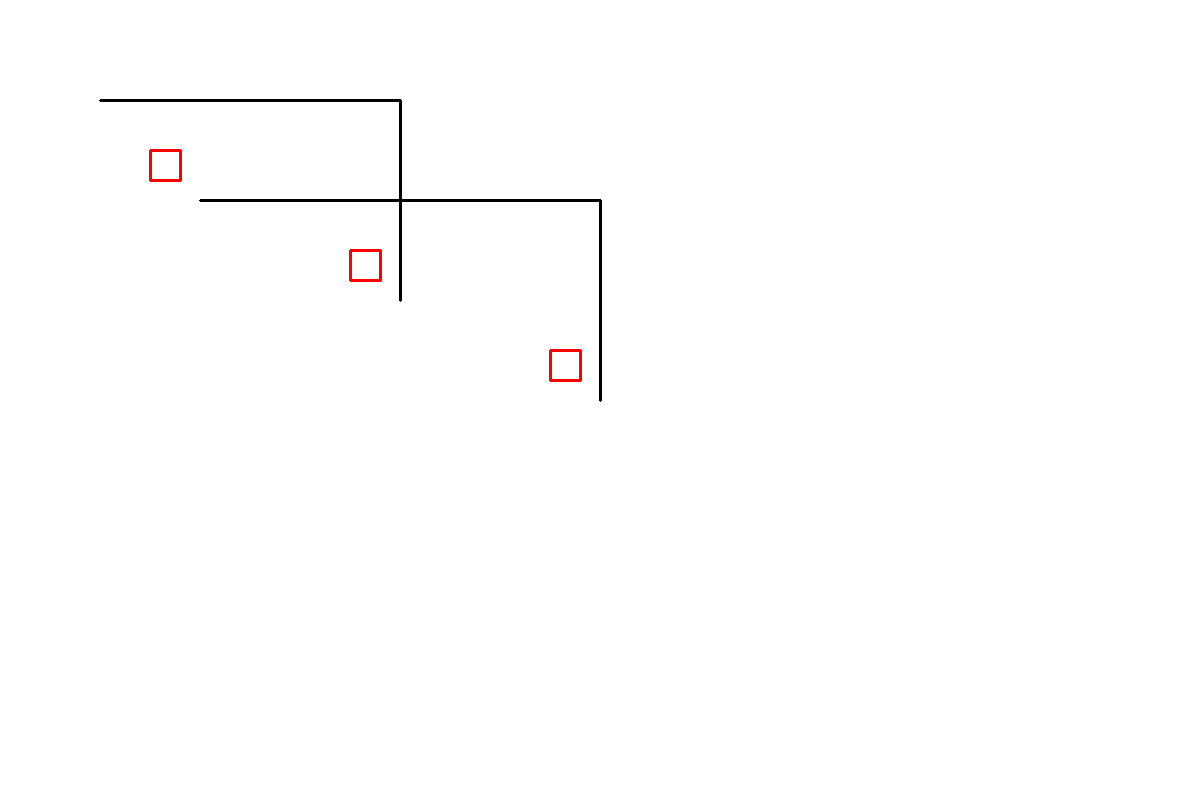
#> input picture test_pid.png, 1200 x 800 px, found by its file name
$ python test_pipeline.py
#> lines starting #> are read from the running program, lines starting #| are printed output that depends on the picture; after the words box and inside, x2 and y2 are one past the last pixel; in counts of white or black regions, pixels touching at a corner belong together
### code/line_detection.py
import cv2
import numpy as np
from typing import List, Tuple, Dict

def detect_lines(image_path: str) -> Tuple[List[Dict], List[Tuple[float, float]]]:
    """
    Enhanced line detection using improved Hough Transform with better parameters
    and multi-scale detection for more accurate results.
    """
#> called with image_path = '/workspace/test_pid.png'
    # Load image in color to preserve more information
    image = cv2.imread(image_path)
#> image is the input picture: shape (800, 1200, 3); mean B, G, R 253.8, 253.8, 254.1
    if image is None:
        raise ValueError(f"Could not load image from {image_path}")

    # Convert to grayscale
    gray = cv2.cvtColor(image, cv2.COLOR_BGR2GRAY)

    # Apply Gaussian blur to reduce noise
    blurred = cv2.GaussianBlur(gray, (5, 5), 0)

    # Apply adaptive thresholding for better edge detection
    edges = cv2.Canny(blurred, 30, 100, apertureSize=3)
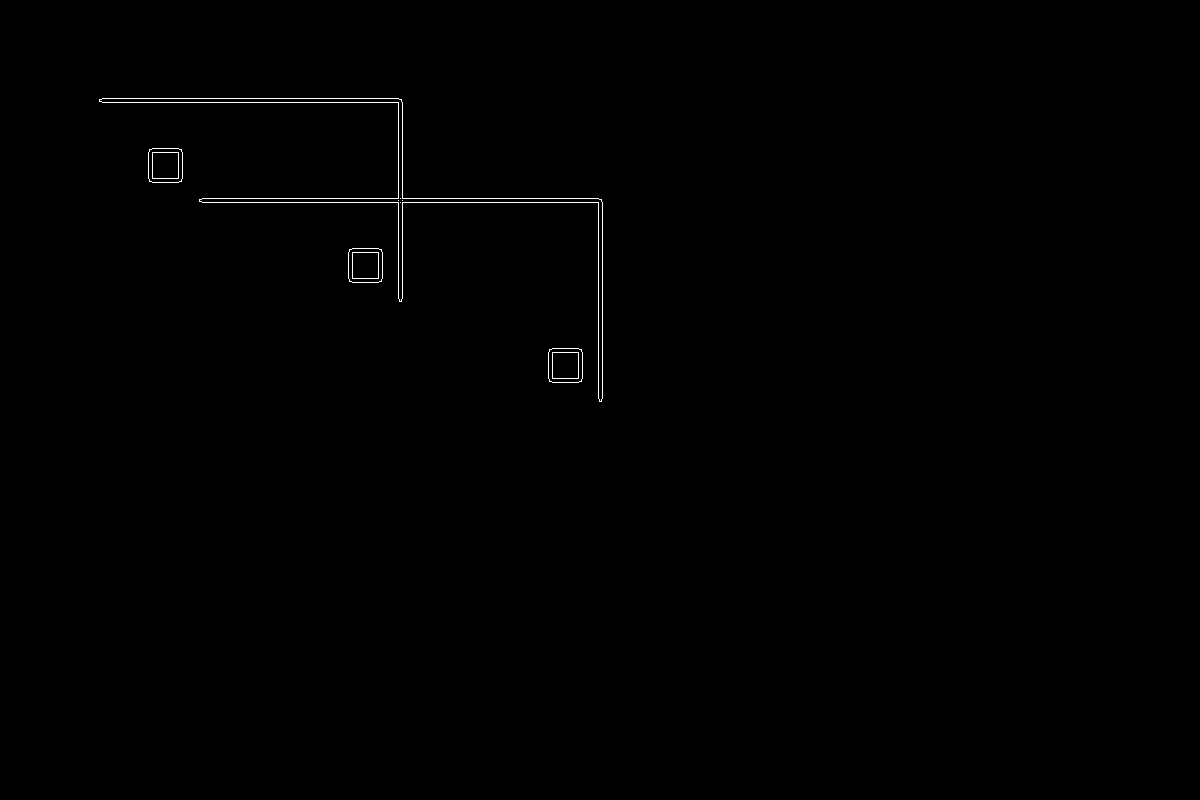
#> edges: shape (800, 1200); 0.3% white in thin lines or dots, all inside (x1, y1, x2, y2) = (99, 98, 603, 402)

    # Apply morphological operations to enhance line structures
    kernel = np.ones((3,3), np.uint8)
    edges = cv2.morphologyEx(edges, cv2.MORPH_CLOSE, kernel)

    # Detect lines using HoughLinesP with improved parameters
    lines = cv2.HoughLinesP(
        edges,
        rho=1,
        theta=np.pi / 180,
        threshold=50,  # Lower threshold for more sensitivity
        minLineLength=30,  # Minimum line length
        maxLineGap=15  # Maximum gap between line segments
    )
#> lines = [[202, 198, 598, 198], [202, 202, 602, 202], [102, 102, 402, 102], [102, 98, 398, 98], [602, 398, 602, 203], [598, 398, 598, 203], [402, 298, 402, 103], [398, 298, 398, 103]]

    pipes = []
    junctions = set()

    if lines is not None:
        for i, l in enumerate(lines):
            x1, y1, x2, y2 = l[0]
            pipes.append({
                "id": f"L{i}",
                "points": [[float(x1), float(y1)], [float(x2), float(y2)]],
                "length": float(np.sqrt((x2-x1)**2 + (y2-y1)**2))
            })
            junctions.add((float(x1), float(y1)))
            junctions.add((float(x2), float(y2)))
#> this loop made 8 passes
#> after the loop, junctions = 16 items; pipes = 8 items

    return pipes, list(junctions)

### code/graph_builder.py
# graph_builder.py
import math

def point_line_distance(px, py, x1, y1, x2, y2):
    num = abs((y2-y1)*px - (x2-x1)*py + x2*y1 - y2*x1)
    den = math.hypot(y2-y1, x2-x1)
    return num / den if den else 1e9

def build_connections(symbols, lines, threshold=15):
    """
    Build connections between symbols and lines with improved accuracy.
    """
    connections = []

    for sym in symbols:
        b = sym["bbox"]
        cx = (b["x1"] + b["x2"]) / 2
        cy = (b["y1"] + b["y2"]) / 2

        for line in lines:
            (x1, y1), (x2, y2) = line["points"]
            if point_line_distance(cx, cy, x1, y1, x2, y2) < threshold:
                connections.append({
                    "symbol_id": sym["class_name"],
                    "symbol_bbox_center": [float(cx), float(cy)],
                    "line_id": line["id"],
                    "line_start": [float(x1), float(y1)],
                    "line_end": [float(x2), float(y2)]
                })

    return connections

### test_pipeline.py
"""
Test pipeline to demonstrate the updated change line detection model
with pretrained model and accurate JSON output for GLB conversion.
"""
import json
import numpy as np
import sys
from pathlib import Path

# Add the code directory to the path
sys.path.append('/workspace/code')

# Import the updated modules
from line_detection import detect_lines
from graph_builder import build_connections

# ===== NUMPY SAFE JSON ENCODER =====
class NumpyEncoder(json.JSONEncoder):
    def default(self, obj):
        if isinstance(obj, np.integer):
            return int(obj)
        if isinstance(obj, np.floating):
            return float(obj)
        if isinstance(obj, np.ndarray):
            return obj.tolist()
        if isinstance(obj, set):
            return list(obj)
        return super().default(obj)


def run_test_pipeline():
    print("🚀 Starting P&ID → JSON pipeline (TEST MODE)")

    # Mock symbol data (in a real scenario, this would come from the inference model)
    symbols = [
        {
            "class_id": 558,
            "class_name": "Plug Valve_009",
            "confidence": 0.999,
            "bbox": {
                "x1": 390.0,
                "y1": 90.0,
                "x2": 410.0,
                "y2": 110.0,
                "width": 20.0,
                "height": 20.0
            },
            "embedding_distance": 0.998
        },
        {
            "class_id": 708,
            "class_name": "Screw Pump_001",
            "confidence": 0.998,
            "bbox": {
                "x1": 390.0,
                "y1": 240.0,
                "x2": 410.0,
                "y2": 260.0,
                "width": 20.0,
                "height": 20.0
            },
            "embedding_distance": 1.008
        }
    ]

    # --------------------------------------------------
    # LINE + JUNCTION DETECTION (USING IMPROVED METHOD)
    # --------------------------------------------------
    print("🔹 Detecting pipes and junctions...")
    image_path = '/workspace/test_pid.png'
    lines, junctions = detect_lines(image_path)
#> lines = 8 items; junctions = [(598, 198), (202, 198), (598, 398), (398, 98), (402, 103), (602, 398), (602, 202), (398, 103), (598, 203), (402, 298), (402, 102), (202, 202), (398, 298), (102, 102), (602, 203), (102, 98)]
    print(f"✅ Detected {len(lines)} lines")
#| ✅ Detected 8 lines
    print(f"✅ Detected {len(junctions)} junctions")
#| ✅ Detected 16 junctions

    # --------------------------------------------------
    # BUILD CONNECTION GRAPH
    # --------------------------------------------------
    print("🔹 Building symbol ↔ pipe connections...")
    connections = build_connections(symbols, lines)
#> connections = 6 items
    print(f"✅ Created {len(connections)} connections")
#| ✅ Created 6 connections

    # --------------------------------------------------
    # FINAL JSON (STRUCTURED FOR GLB CONVERSION)
    # --------------------------------------------------
    final_json = {
        "symbols": symbols,
        "lines": lines,
        "junctions": junctions,
        "connections": connections,
        "metadata": {
            "image_path": image_path,
            "processing_timestamp": json.dumps(str(np.datetime64('now')), cls=NumpyEncoder).strip('"'),
            "total_symbols": len(symbols),
            "total_lines": len(lines),
            "total_junctions": len(junctions),
            "total_connections": len(connections)
        }
    }

    # --------------------------------------------------
    # SAVE OUTPUT
    # --------------------------------------------------
    output_path = Path(__file__).parent / "test_pid_graph.json"
    print("🔹 Saving JSON output...")
    with open(output_path, "w", encoding="utf-8") as f:
        json.dump(final_json, f, indent=4, cls=NumpyEncoder)

    print("🎉 PIPELINE COMPLETE")
    print(f"📄 Output saved to: {output_path}")

    # Show sample of output
    print("\n📊 Sample of output structure:")
    print(f"  - Symbols: {len(final_json['symbols'])}")
#|   - Symbols: 2
    print(f"  - Lines: {len(final_json['lines'])}")
#|   - Lines: 8
    print(f"  - Junctions: {len(final_json['junctions'])}")
#|   - Junctions: 16
    print(f"  - Connections: {len(final_json['connections'])}")
#|   - Connections: 6

    if final_json['lines']:
        print(f"  - First line: {final_json['lines'][0]}")
#|   - First line: {'id': 'L0', 'points': [[202.0, 198.0], [598.0, 198.0]], 'length': 396.0}
    if final_json['connections']:
        print(f"  - First connection: {final_json['connections'][0]}")
#|   - First connection: {'symbol_id': 'Plug Valve_009', 'symbol_bbox_center': [400.0, 100.0], 'line_id': 'L2', 'line_start': [102.0, 102.0], 'line_end': [402.0, 102.0]}


if __name__ == "__main__":
    run_test_pipeline()
